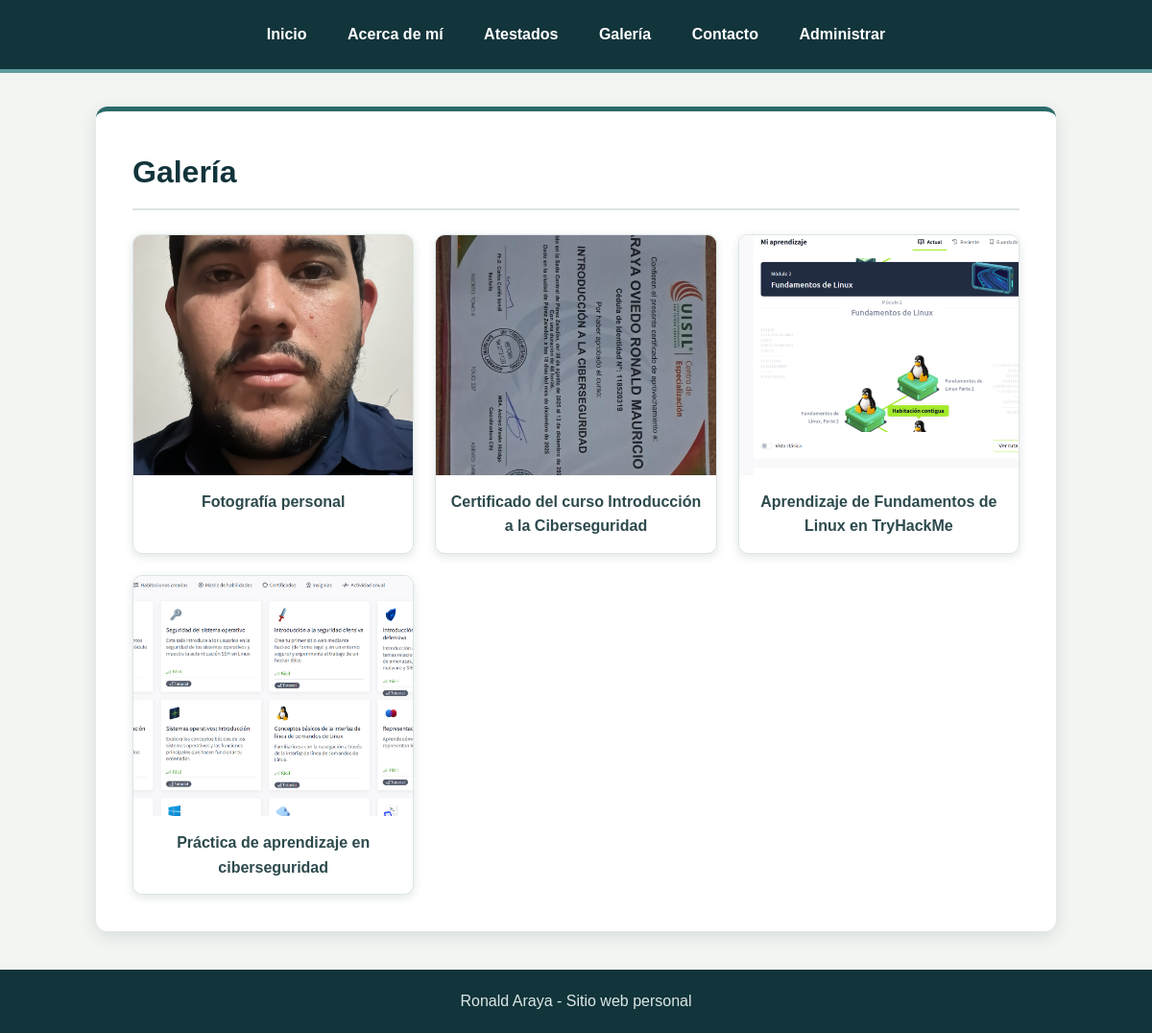
Screenshot of /galeria.php with the database file from the repository.
### tables this page shows
CREATE TABLE `galeria` (
  `id` int(11) NOT NULL,
  `imagen` varchar(255) NOT NULL,
  `descripcion` varchar(255) DEFAULT NULL
);

### galeria.php (the view, shortened to what this page needs)
<?php
require_once __DIR__ . "/config/conexion.php";
$sql = "SELECT * FROM galeria";
$resultado = mysqli_query($conn, $sql);
?>
<!DOCTYPE html>
<html lang="es">
<head>
    <link rel="stylesheet" href="css/estilos.css">
</head>
<body>
    <nav>
        <a href="index.php">Inicio</a>
        <a href="acerca.php">Acerca de mí</a>
        <a href="atestados.php">Atestados</a>
        <a href="galeria.php">Galería</a>
        <a href="contacto.php">Contacto</a>
        <a href="admin/perfil.php">Administrar</a>
    </nav>
    <div class="contenedor">
        <h1>Galería</h1>
        <div class="galeria">
            <?php while ($foto = mysqli_fetch_assoc($resultado)) { ?>
                <div class="foto">
                    <img
                        src="<?php echo $foto["imagen"]; ?>"
                        alt="<?php echo $foto["descripcion"]; ?>"
                        onclick="abrirImagen(this)">
                    <p>
                        <?php echo $foto["descripcion"]; ?>
                    </p>
                </div>
            <?php } ?>
        </div>
    </div>
    <footer>
        Ronald Araya - Sitio web personal
    </footer>
</body>
</html>

### css/estilos.css (style rules this page uses)
* { box-sizing: border-box; }
body { margin: 0; font-family: Arial, Helvetica, sans-serif; background-color: #f3f5f2; color: #263238; line-height: 1.6; }
nav { background-color: #12343b; padding: 14px; text-align: center; border-bottom: 4px solid #5f9ea0; }
nav a { display: inline-block; color: #ffffff; text-decoration: none; margin: 0 4px; padding: 9px 15px; border-radius: 6px; font-weight: bold; transition: 0.2s; }
.contenedor { width: 90%; max-width: 1000px; margin: 35px auto; background-color: white; padding: 38px; border-radius: 12px; border-top: 5px solid #2d6a6a; box-shadow: 0 5px 18px rgba(18, 52, 59, 0.12); }
h1 { color: #12343b; margin-top: 0; font-size: 32px; padding-bottom: 12px; border-bottom: 2px solid #dce5e3; }
p { color: #37474f; }
.galeria { display: grid; grid-template-columns: repeat(3, 1fr); gap: 22px; margin-top: 25px; }
.foto { background-color: #ffffff; border-radius: 10px; overflow: hidden; border: 1px solid #dce5e3; box-shadow: 0 3px 10px rgba(18, 52, 59, 0.12); text-align: center; transition: 0.2s; }
.foto img { width: 100%; height: 250px; object-fit: cover; display: block; }
.foto p { padding: 15px; margin: 0; color: #2d4a4d; font-weight: bold; }
footer { background-color: #12343b; color: #dce8e6; text-align: center; padding: 20px; margin-top: 40px; }
nav a { transition: background-color 0.25s ease, transform 0.25s ease; }
.foto { transition: transform 0.25s ease, box-shadow 0.25s ease; }
.foto img { transition: transform 0.35s ease; }
.contenedor { transition: box-shadow 0.3s ease; }
.foto img { cursor: pointer; }

### rows the page displays
galeria: imagen (picture), descripcion "Fotografía personal"
galeria: imagen (picture), descripcion "Certificado del curso Introducción a la Ciberseguridad"
galeria: imagen (picture), descripcion "Aprendizaje de Fundamentos de Linux en TryHackMe"
galeria: imagen (picture), descripcion "Práctica de aprendizaje en ciberseguridad"
